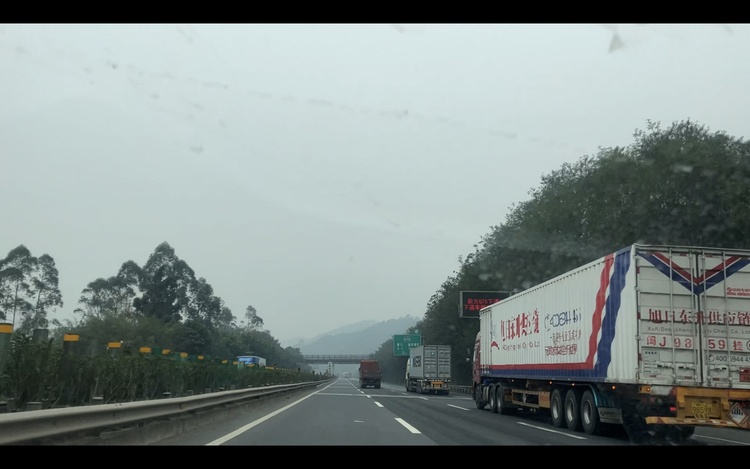
#> input picture opencv_python_study/again/images/highway.jpg, 750 x 469 px, shrunk from 2880 x 1800 before the run
$ jupyter execute chapter14.ipynb
#> lines starting #> are read from the running program, lines starting #| are printed output that depends on the picture
# 改变世界的傅立叶变换

> 图像处理一般分为空间域处理和频率域处理。
>
> 空间域处理是直接对图像内的像素进行处理。空间域处理主要划分为灰度变换和空间滤波两种形式。灰度变换是对图像内的单个像素进行处理，比如调节对比度和处理阈值等。空间滤波涉及图像质量的改变，例如图像平滑处理。空间域处理的计算简单方便，运算速度更快。
>
> 频率域处理是先将图像变换到频率域，然后在频率域对图像进行处理，最后再通过反变换将图像从频率域变换到空间域。傅里叶变换是应用最广泛的一种频域变换，它能够将图像从空间域变换到频率域，而逆傅里叶变换能够将频率域信息变换到空间域内。傅里叶变换在图像处理领域内有着非常重要的作用。
>
> 经过傅里叶变换后，得到的频域值是复数。因此，显示傅里叶变换的结果需要使用实数图像（realimage）加虚数图像（complex image），或者幅度图像（magnitude image）加相位图像（phase image）的形式。
>
> 因为幅度图像包含了原图像中我们所需要的大部分信息，所以在图像处理过程中，通常仅使用幅度图像。当然，如果希望先在频域内对图像进行处理，再通过逆傅里叶变换得到修改后的空域图像，就必须同时保留幅度图像和相位图像。
>
> 对图像进行傅里叶变换后，我们会得到图像中的低频和高频信息。低频信息对应图像内变化缓慢的灰度分量。高频信息对应图像内变化越来越快的灰度分量，是由灰度的尖锐过渡造成的。例如，在一幅大草原的图像中有一头狮子，低频信息就对应着广袤的颜色趋于一致的草原等细节信息，而高频信息则对应着狮子的轮廓等各种边缘及噪声信息。
>
> 傅里叶变换的目的，就是为了将图像从空域转换到频域，并在频域内实现对图像内特定对象的处理，然后再对经过处理的频域图像进行逆傅里叶变换得到空域图像。傅里叶变换在图像处理领域发挥着非常关键的作用，可以实现图像增强、图像去噪、边缘检测、特征提取、图像压缩和加密等。

## 参考文献帮助理解
* [通俗讲解：图像傅里叶变换-麻花团子](https://zhuanlan.zhihu.com/p/99605178)
* [图像处理（5）--图像的傅里叶变换](https://blog.csdn.net/qq_33208851/article/details/94834614)

> 图像的频率是表征图像中灰度变化剧烈程度的指标，是灰度在平面空间上的梯度。（灰度变化得快频率就高，灰度变化得慢频率就低）。
>
> 图像上某一点与邻域点灰度值差异的强弱，即梯度的大小，也即该点的频率的大小（差异/梯度越大，频率越高，能量越低，在频谱图上就越 暗。差异/梯度越小，频率越低，能量越高，在频谱图上就越 亮。换句话说，频率谱上越亮能量越高，频率越低，图像差异越小/平缓）。一般来讲，梯度大则该点的亮度强，否则该点亮度弱。频谱图，也叫功率图。

# numpy实现傅立叶变换

语法：`返回值 = numpy.fft.fft2(原始图像)`

fft 应该是 快速傅立叶变换的缩写。

[cell 1]
import cv2
import numpy as np
import matplotlib.pyplot as plt
img = cv2.imread('images/highway.jpg',0)
#> img: shape (469, 750); min 0, max 247, mean 134.8
f = np.fft.fft2(img)

# 经过该函数的处理，就能得到图像的频谱信息。此时，图像频谱中的零频率分量位于频谱图像（频域图像）[插图]的左上角，为了便于观察，通常会使用numpy.fft.fftshift()函数将零频率成分移动到频域图像的中心位置
fshift = np.fft.fftshift(f)
# 对图像进行傅里叶变换后，得到的是一个复数数组。为了显示为图像，需要将它们的值调整到[0, 255]的灰度空间内
magnitude_spectrum = 20*np.log(np.abs(fshift))
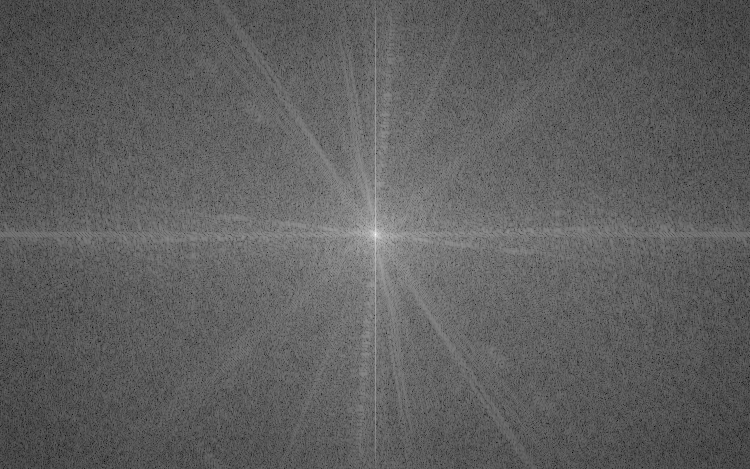
#> magnitude_spectrum: shape (469, 750) float64; min 40.99, max 353.5, mean 157.7; drawn with min black and max white

plt.subplot(121)
plt.imshow(img, cmap = 'gray')
plt.title('original')
plt.axis('off')
plt.subplot(122)
plt.imshow(magnitude_spectrum, cmap = 'gray')
plt.title('result')
plt.axis('off')
plt.show()
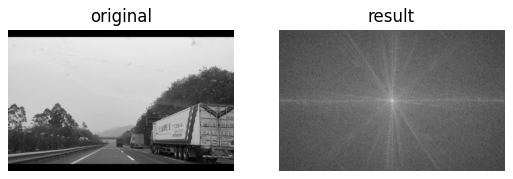
#> figure drawn by matplotlib, 2 panels

## 逆傅立叶变换

如果在傅里叶变换过程中使用了numpy.fft.fftshift()函数移动零频率分量，那么在逆傅里叶变换过程中，需要先使用numpy.fft.ifftshift()函数将零频率分量移到原来的位置，再进行逆傅里叶变换。

[cell 2]
import cv2
import numpy as np
import matplotlib.pyplot as plt
img = cv2.imread('images/color.jpg',0)
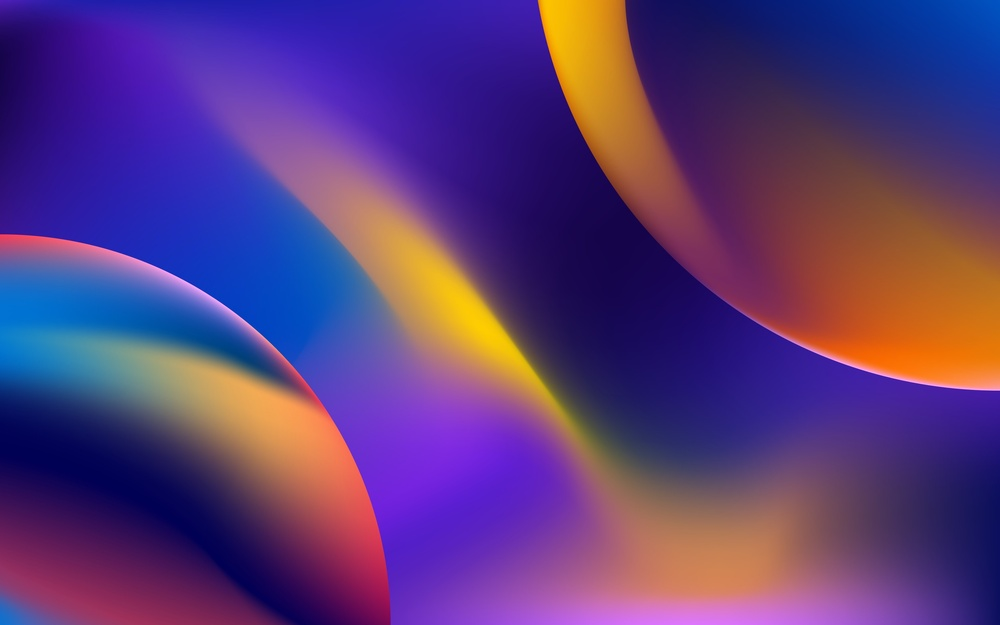
#> input picture opencv_python_study/again/images/color.jpg, 1000 x 625 px, shrunk from 3840 x 2400 before the run
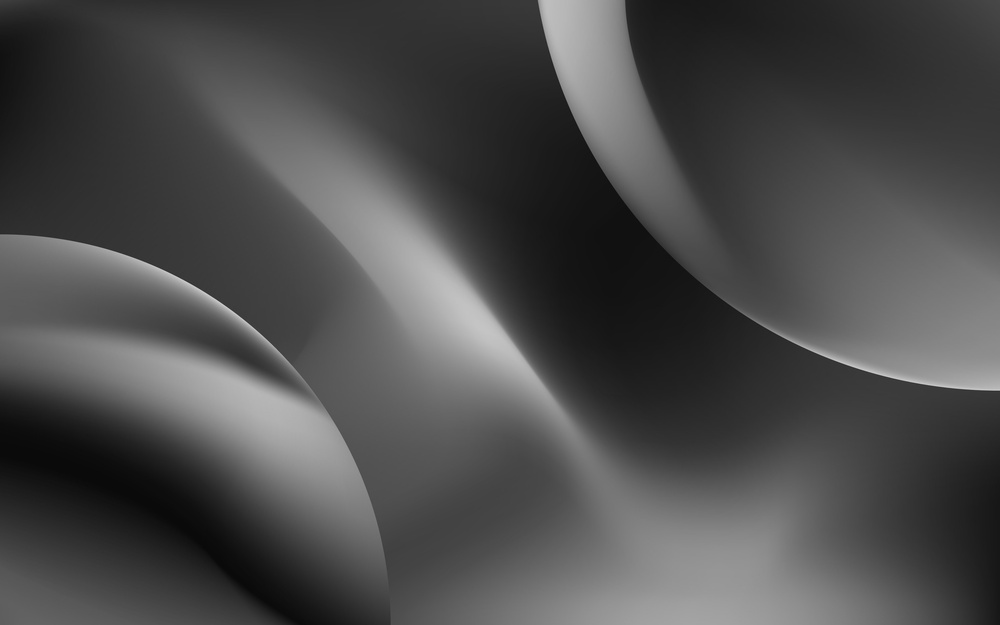
#> img: shape (625, 1000); min 9, max 209, mean 75.7
f = np.fft.fft2(img)
fshift = np.fft.fftshift(f)

ishift = np.fft.ifftshift(fshift)
iimg = np.fft.ifft2(ishift)
#print(iimg)
iimg = np.abs(iimg)
#print(iimg)
plt.subplot(121), plt.imshow(img, cmap = 'gray')
plt.title('original'), plt.axis('off')
plt.subplot(122), plt.imshow(iimg, cmap = 'gray')
plt.title('iimg'), plt.axis('off')
plt.show()

## 高通滤波

在一幅图像内，同时存在着高频信号和低频信号。

● 低频信号对应图像内变化缓慢的灰度分量。例如，在一幅大草原的图像中，低频信号对应着颜色趋于一致的广袤草原。

● 高频信号对应图像内变化越来越快的灰度分量，是由灰度的尖锐过渡造成的。如果在上面的大草原图像中还有一头狮子，那么高频信号就对应着狮子的边缘等信息。

滤波器能够允许一定频率的分量通过或者拒绝其通过，按照其作用方式可以划分为低通滤波器和高通滤波器。

● 允许低频信号通过的滤波器称为低通滤波器。低通滤波器使高频信号衰减而对低频信号放行，会使图像变模糊。

● 允许高频信号通过的滤波器称为高通滤波器。高通滤波器使低频信号衰减而让高频信号通过，将增强图像中尖锐的细节，但是会导致图像的对比度降低。

傅里叶变换可以将图像的高频信号和低频信号分离。

[cell 3]
import cv2
import numpy as np
import matplotlib.pyplot as plt
img = cv2.imread('images/color.jpg',0)
f = np.fft.fft2(img)
fshift = np.fft.fftshift(f)

rows, cols = img.shape
#> rows = 625; cols = 1000
crow, ccol = int(rows/2) , int(cols/2)
#> crow = 312; ccol = 500
fshift[crow-30:crow+30, ccol-30:ccol+30] = 0

ishift = np.fft.ifftshift(fshift)
iimg = np.fft.ifft2(ishift)
iimg = np.abs(iimg)
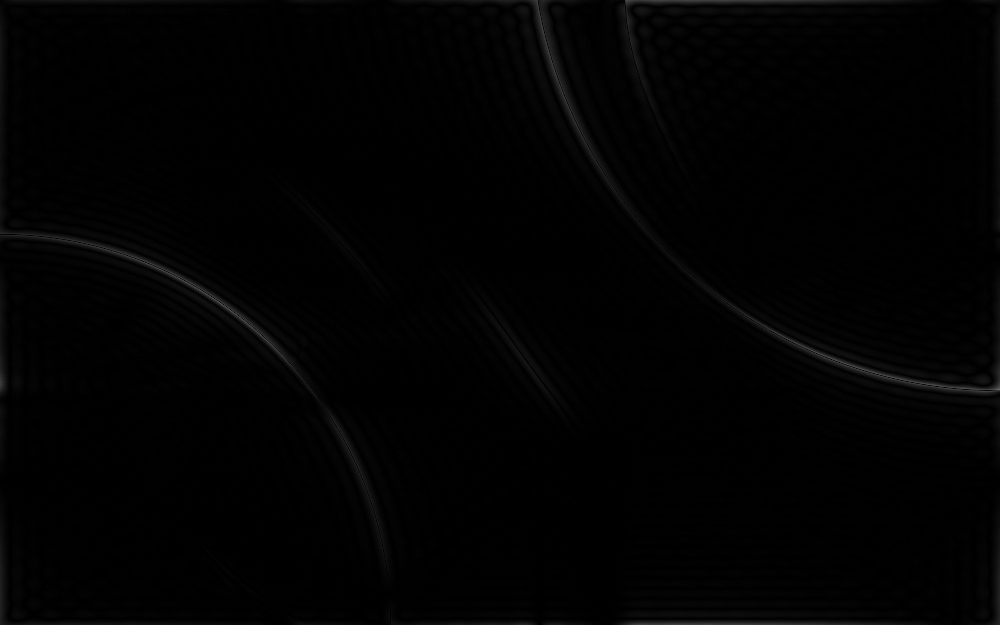
#> iimg: shape (625, 1000) float64; min 0.00188, max 107.4, mean 2.5
plt.subplot(121), plt.imshow(img, cmap = 'gray')
plt.title('original'), plt.axis('off')
plt.subplot(122), plt.imshow(iimg, cmap = 'gray')
plt.title('iimg'), plt.axis('off')
plt.show()

# OpenCV实现傅里叶变换

OpenCV提供了函数cv2.dft()和cv2.idft()来实现傅里叶变换和逆傅里叶变换。

[cell 4]
import numpy as np
import cv2
import matplotlib.pyplot as plt
img = cv2.imread('images/color.jpg',0)
dft = cv2.dft(np.float32(img), flags = cv2.DFT_COMPLEX_OUTPUT)
dftShift = np.fft.fftshift(dft)
rows, cols = img.shape
crow, ccol = int(rows/2) , int(cols/2)
mask = np.zeros((rows, cols,2), np.uint8)
#两个通道，与频域图像匹配
mask[crow-30:crow+30, ccol-30:ccol+30] = 1
fShift = dftShift*mask
ishift = np.fft.ifftshift(fShift)
iImg = cv2.idft(ishift)
iImg= cv2.magnitude(iImg[:, :,0], iImg[:, :,1])
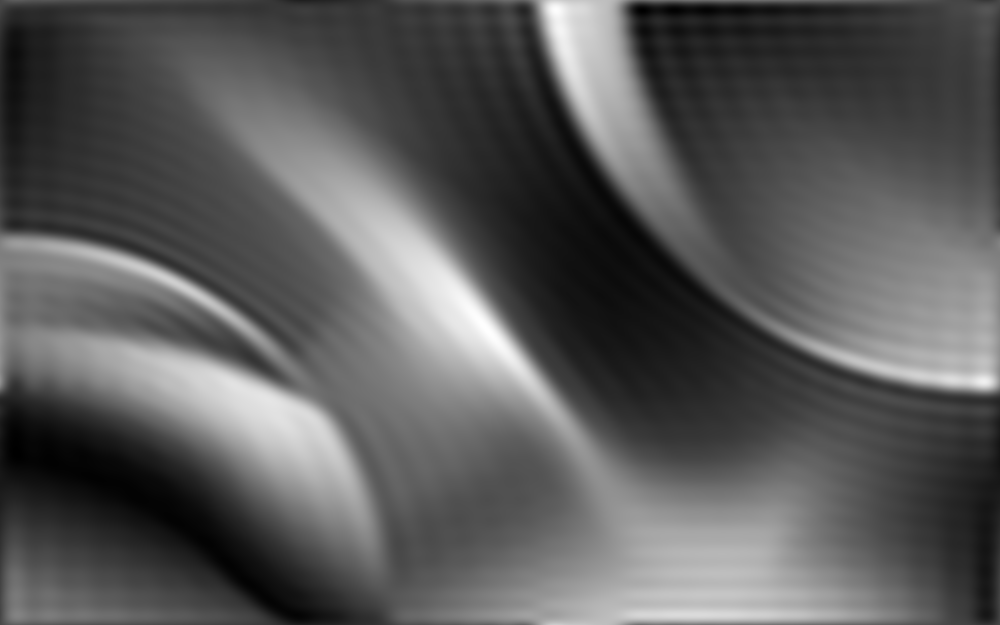
#> iImg: shape (625, 1000) float32; min 4509752, max 126196728, mean 47298828; drawn with min black and max white
plt.subplot(121), plt.imshow(img, cmap = 'gray')
plt.title('original'), plt.axis('off')
plt.subplot(122), plt.imshow(iImg, cmap = 'gray')
plt.title('inverse'), plt.axis('off')
plt.show()
